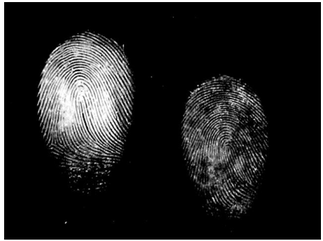
#> input picture resources/fingerprint1.png, 323 x 241 px, shrunk from 467 x 348 before the run, found by its file name
$ python morph.py
#> lines starting #> are read from the running program, lines starting #| are printed output that depends on the picture; after the words box and inside, x2 and y2 are one past the last pixel; in counts of white or black regions, pixels touching at a corner belong together
"""
Acquire an gray_scaled of a latent fingerprint. In OpenCV,
write algorithms to process the gray_scaled using morphological operations
(dilation, erosion, opening, and closing).
"""

import cv2 as cv
import requests
import numpy as np
from matplotlib import pyplot as plt

BASE_IMAGE_URL = "https://raw.githubusercontent.com/jodth07/computer_vision/develop/resources/"

class ImageProcessor:

    def __init__(self):
        self.image = None

    def load_image_from_url(self, url: str):
        """
        Import image from url
        """

        print(f"Downloading Image from {url} to memory")
        response = requests.get(url)
        image_array = np.asarray(bytearray(response.content), dtype=np.uint8)

        image = cv.imdecode(image_array, cv.IMREAD_COLOR)
#> image is the input picture: shape (241, 323, 3); min 0, max 255, mean 35.1
        self.image = image
        return self

    def load_image_from_file(self, file_path: str):
        """
        Load an image from a file path.
        """
        print(f"Loading Image from {file_path} to memory")

        self.image = cv.imread(file_path)
        if self.image is None:
            raise ValueError(f"Could not read image from {file_path}")
        print(f"Image loaded from {file_path}")
        return self

    def show_image(self, window_name: str = "Image"):
        """
        Display the loaded image in a window.
        """
        print(f"Previewing Image in {window_name}")

        if self.image is None:
            raise ValueError("No image loaded.")
        print(f"Press `q` to continue")

        cv.imshow(window_name, self.image)
        cv.waitKey(0)
        cv.destroyAllWindows()
        return self

    def save_image_to_file(self, file_path: str):
        """
        Write a copy of the image to any directory
        """
        if self.image is None:
            raise ValueError("No image loaded.")
        cv.imwrite(file_path, self.image)
        print(f"Image saved to {file_path}")
        return self


def morphological_operations(image_path):
    # Read the gray_scaled
#> called with image_path = 'fingerprint1.png'
    image = cv.imread(image_path, 1)
    gray_scaled = cv.cvtColor(image, cv.COLOR_BGR2GRAY)

    # Thresholding the gray_scaled
    _, thresh = cv.threshold(gray_scaled, 127, 255, cv.THRESH_BINARY)
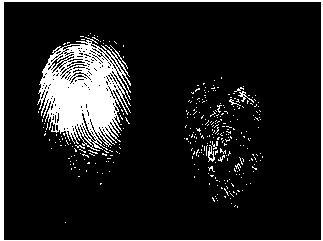
#> thresh: shape (241, 323); 12% white; 322 white regions (316 under 20 px), largest, box (x1, y1, x2, y2) and area: (37, 37, 131, 151) 5877, (0, 0, 323, 241) 2397, (208, 145, 215, 162) 55, (238, 91, 254, 103) 51, (110, 45, 128, 69) 32, (229, 99, 241, 106) 23

    # Define a kernel for morphological operations
    k_val = 3
    kernel = np.ones((k_val, k_val), np.uint8)

    # Perform morphological operations
    dilation = cv.dilate(gray_scaled, kernel, iterations=1)
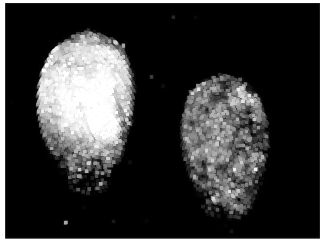
#> dilation: shape (241, 323); min 0, max 255, mean 54.7
    erosion = cv.erode(gray_scaled, kernel, iterations=1)
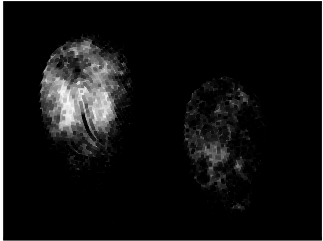
#> erosion: shape (241, 323); min 0, max 255, mean 17.3
    opening = cv.morphologyEx(gray_scaled, cv.MORPH_OPEN, kernel)
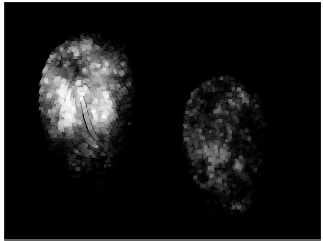
#> opening: shape (241, 323); min 0, max 255, mean 24.5
    closing = cv.morphologyEx(gray_scaled, cv.MORPH_CLOSE, kernel)
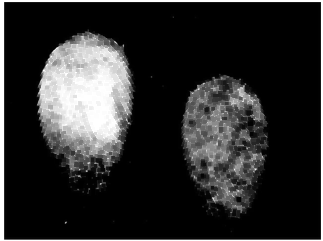
#> closing: shape (241, 323); min 0, max 255, mean 44.2

    # Display the results
    titles = ['Original Image', 'Thresholded Image', 'Dilation', 'Erosion', 'Opening', 'Closing']
    images = [gray_scaled, thresh, dilation, erosion, opening, closing]

    plt.figure(figsize=(10, 6))
    for i in range(6):
        plt.subplot(2, 3, i + 1)
        plt.imshow(images[i], cmap='gray')
        plt.title(titles[i])
        plt.axis('off')

    plt.tight_layout()
    plt.show()

if __name__ == '__main__':
    image_file_name = "fingerprint1.png"
    image_path =  f"https://raw.githubusercontent.com/jodth07/computer_vision/develop/resources/{image_file_name}"
    image_processor = ImageProcessor()
    image_processor.load_image_from_url(image_path)
    image_processor.save_image_to_file(image_file_name)
    morphological_operations(image_file_name)

    # morphological_operations(image_path)

$ run again, with resources/fingerprint2.png copied over resources/fingerprint1.png
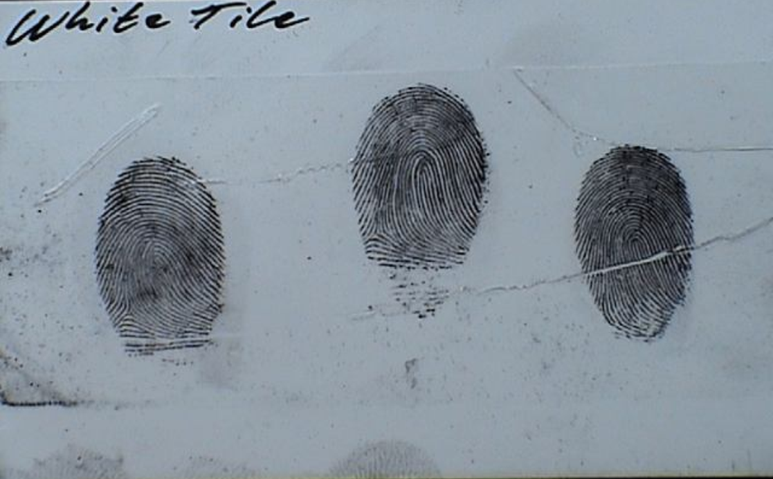
#> input picture resources/fingerprint2.png, 773 x 479 px, shrunk from 1117 x 692 before the run, found by its file name
#> in load_image_from_url, image is the input picture: shape (479, 773, 3); mean B, G, R 158.4, 148.4, 136.7
#> in morphological_operations, `_, thresh = cv.threshold(gray_scaled, 127, 255, cv.THRESH_BINARY)`:
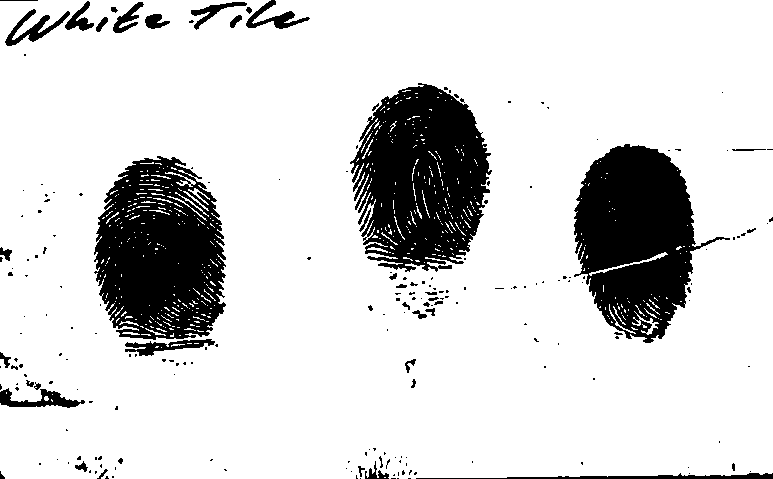
#> thresh: shape (479, 773); 83.5% white; 212 black regions (167 under 20 px), largest, box (x1, y1, x2, y2) and area: (350, 83, 492, 272) 18399, (94, 156, 226, 340) 17646, (574, 144, 730, 343) 17587
#> in morphological_operations, `closing = cv.morphologyEx(gray_scaled, cv.MORPH_CLOSE, kernel)`:
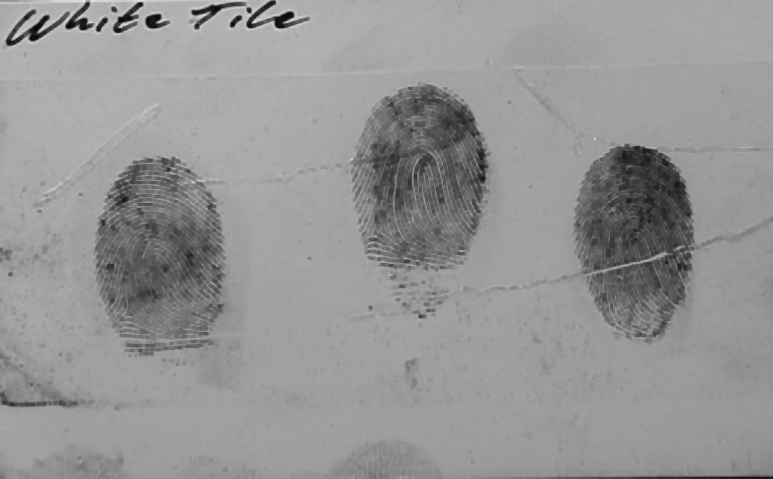
#> closing: shape (479, 773); min 8, max 231, mean 149.1
